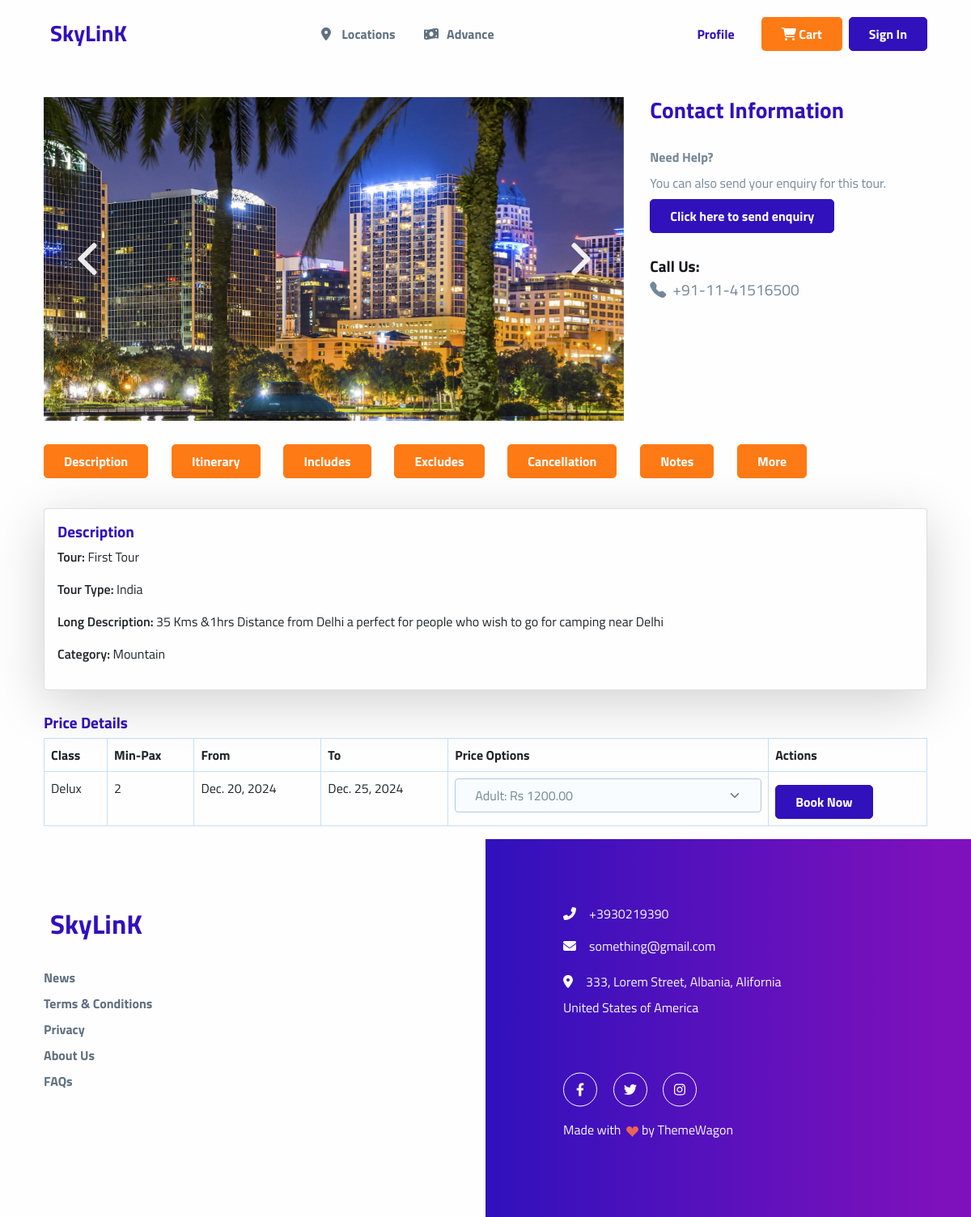
/tour/1/, run on the app's committed database.
### travel/models.py (models this page shows, shortened)
class TourPhoto(models.Model):
    tour = models.ForeignKey(
        Tour, on_delete=models.CASCADE, related_name="photos", help_text="Related tour for the photo.")
    image = models.ImageField(upload_to="tour_photos/",
                              help_text="Upload tour photo.")

class CustomField(models.Model):
    tour_detail = models.ForeignKey(
        TourDetail, on_delete=models.CASCADE, related_name="custom_fields")
    label = models.CharField(max_length=255)
    value = models.TextField(null=True, blank=True)

class Tour(models.Model):
    code = models.CharField(max_length=50, unique=True,
                            default=uuid.uuid4, help_text="Unique code for the tour.")
    tour_type = models.ForeignKey(
        TourType, on_delete=models.CASCADE, related_name="tours", help_text="Type of the tour.")
    short_description = models.CharField(
        max_length=255, help_text="Short title or description of the tour.")
    type = models.ForeignKey(TourTypeOption, on_delete=models.CASCADE,
                             related_name="tours", help_text="Tour type option.")
    long_description = models.TextField(
        help_text="Detailed description of the tour.")
    category = models.ForeignKey(TourCategory, on_delete=models.CASCADE,
                                 related_name="tours", help_text="Category of the tour.")
    number_of_nights = models.PositiveIntegerField(
        help_text="Number of nights for the tour.")
    number_of_days = models.PositiveIntegerField(
        help_text="Number of days for the tour.")
    currency = models.ForeignKey(Currency, on_delete=models.CASCADE,
                                 related_name="tours", help_text="Currency for pricing.")
    departure_city = models.CharField(
        max_length=100, help_text="City of departure.")
    feature = models.BooleanField(
        default=False, help_text="Mark as a featured tour.")
    new_arrival = models.BooleanField(
        default=False, help_text="Mark as a new arrival.")
    clearance_sale = models.BooleanField(
        default=False, help_text="Mark as a clearance sale.")
    active = models.BooleanField(default=True, help_text="Is the tour active?")

class TourType(models.Model):
    name = models.CharField(max_length=100, unique=True,
                            help_text="Name of the tour type (e.g., India, International).")

class TourCategory(models.Model):
    name = models.CharField(max_length=100, unique=True,
                            help_text="Name of the tour category.")

class Price(models.Model):
    tour = models.ForeignKey(Tour, on_delete=models.CASCADE,
                             related_name="prices", help_text="Related tour.")
    t_class = models.ForeignKey(T_class, on_delete=models.CASCADE,
                                related_name="tours", help_text=" name of the t-class")
    adult_price = models.DecimalField(
        max_digits=10, decimal_places=2, help_text="Price for adults.")
    twin_sharing_price = models.DecimalField(
        max_digits=10, decimal_places=2, help_text="Price for twin sharing.")
    extra_adult_price = models.DecimalField(
        max_digits=10, decimal_places=2, help_text="Price for extra adults.")
    infant_price = models.DecimalField(
        max_digits=10, decimal_places=2, help_text="Price for infants.")
    child_price = models.DecimalField(
        max_digits=10, decimal_places=2, help_text="Price for children.")
    no_of_pax = models.PositiveIntegerField(help_text="Number of passengers.")
    validity_date_from = models.DateField(help_text="Validity start date.")
    validity_date_to = models.DateField(help_text="Validity end date.")
    active = models.BooleanField(
        default=True, help_text="Is the price active?")

class T_class(models.Model):
    name = models.CharField(
        max_length=100, help_text="Name of the t=class")

### travel/views.py (the view, shortened to what this page needs)
# urls.py: path('tour/<int:pk>/', views.view_tour, name='view_tour'),
def view_tour(request, pk):
    tour = get_object_or_404(Tour, pk=pk)
    return render(request, 'tour-home/tour_detail.html', {'tour': tour})

### travel/context_processors.py (called while the page is built)
def cart_items_count(request):
    if request.user.is_authenticated:
        cart, _ = Cart.objects.get_or_create(user=request.user)
    else:
        session_key = request.session.session_key
        if not session_key:
            request.session.create()
            session_key = request.session.session_key
        cart, _ = Cart.objects.get_or_create(
            session_key=session_key, user=None)
    return {'cart_items_count': cart.items.count()}

### travel/templates/tour-home/tour_detail.html (shortened to what this page needs)
{% extends "base.html" %}
{% load custom_filters %}
{% block content %}
<div class="container mt-8">
    <div class="row">
        <div class="col-md-8">
            <div id="tourCarousel" class="carousel slide" data-bs-ride="carousel">
                <div class="carousel-inner">
                    {% for photo in tour.photos.all %}
                    <div class="carousel-item {% if forloop.first %}active{% endif %}">
                        <img src="{{ photo.image.url }}" class="d-block w-100" style="height: 400px; object-fit: cover;" alt="Tour Photo">
                    </div>
                    {% endfor %}
                </div>
                <button class="carousel-control-prev" type="button" data-bs-target="#tourCarousel" data-bs-slide="prev">
                    <span class="carousel-control-prev-icon" aria-hidden="true"></span>
                </button>
                <button class="carousel-control-next" type="button" data-bs-target="#tourCarousel" data-bs-slide="next">
                    <span class="carousel-control-next-icon" aria-hidden="true"></span>
                </button>
            </div>
        </div>
        <div class="col-md-4">
            <h3 class="fw-bold mb-4 text-primary">Contact Information</h3>
            <ul class="list-unstyled">
                <li class="fw-bold mb-2">Need Help?</li>
                <li class="mb-2">You can also send your enquiry for this tour.</li>
                <li><button  type="button" class="btn btn-primary" data-bs-toggle="modal" data-bs-target="#inquiryModal-{{ tour.id }}">Click here to send enquiry</button></li>
                <li class="mt-4">
                    <h5 class="mb-1">Call Us:</h5>
                    <div class="d-flex align-items-center">
                        <i class="bi bi-telephone-fill me-2" style="font-size: 20px;"></i> <span class="fs-1">+91-11-41516500</span>
                    </div>
                </li>
            </ul>
        </div>
    </div>
    <div class="tour-details d-flex flex-wrap mt-4 mb-4">
        <p class="me-4 mb-2">
            <strong style="    color: #FFFEFE;
            background-color: #FE7A15;
            border-color: #FE7A15;
        " class="btn toggle-content" data-target="description">Description</strong>
        </p>
        <p class="me-4 mb-2">
            <strong style="    color: #FFFEFE;
            background-color: #FE7A15;
            border-color: #FE7A15;
        " class="btn toggle-content" data-target="itinerary">Itinerary</strong>
        </p>
        <p class="me-4 mb-2">
            <strong style="    color: #FFFEFE;
            background-color: #FE7A15;
            border-color: #FE7A15;
        " class="btn  toggle-content" data-target="includes">Includes</strong>
        </p>
        <p class="me-4 mb-2">
            <strong style="    color: #FFFEFE;
            background-color: #FE7A15;
            border-color: #FE7A15;
        " class="btn  toggle-content" data-target="excludes">Excludes</strong>
        </p>
        <p class="me-4 mb-2">
            <strong style="    color: #FFFEFE;
            background-color: #FE7A15;
            border-color: #FE7A15;
        " class="btn  toggle-content" data-target="cancellation-policy">Cancellation</strong>
        </p>
        <p class="me-4 mb-2">
            <strong style="    color: #FFFEFE;
            background-color: #FE7A15;
            border-color: #FE7A15;
        " class="btn toggle-content" data-target="notes">Notes</strong>
        </p>
        {% if tour.details.custom_fields.all %}
            {% for custom_field in tour.details.custom_fields.all %}
                <p class="me-4 mb-2">
                    <strong style="    color: #FFFEFE;
                    background-color: #FE7A15;
                    border-color: #FE7A15;
                " class="btn  toggle-content" data-target="custom-field-{{ forloop.counter }}">{{ custom_field.label }}</strong>
                </p>
            {% endfor %}
        {% endif %}
    </div>
    <div id="description" class="tour-details-content" style="display:block;">
        <div class="card shadow-lg mb-3">
            <div class="card-body">
                <h5 class="card-title text-primary">Description</h5>
                <p><strong>Tour:</strong> {{ tour.short_description}}</p>
                <p><strong>Tour Type:</strong> {{ tour.tour_type.name }}</p>
                <p><strong>Long Description:</strong> {{ tour.long_description }}</p>
                <p><strong>Category:</strong> {{ tour.category.name }}</p>
            </div>
        </div>
    </div>
    <div class="mt-4" >
        <h5 class="text-primary">Price Details</h5>
        {% if tour.prices.exists %}
            <table class="table table-bordered">
                <thead class="thead-light">
                    <tr style="color: black;">
                        <th>Class</th>
                        <th>Min-Pax</th>
                        <th>From</th>
                        <th>To</th>
                        <th>Price Options</th>
                        <th>Actions</th>
                    </tr>
                </thead>
                <tbody>
                    {% for price in tour.prices.all %}
                        <tr style="color: black;">
                            <td >{{ price.t_class.name }}</td>
                            <td>{{ price.no_of_pax }}</td>
                            <td>{{ price.validity_date_from }}</td>
                            <td>{{ price.validity_date_to }}</td>
                            <td>
                                <select class="form-select" name="price_option" form="form_{{ price.id }}">
                                    <option value="adult_price" >Adult: Rs {{ price.adult_price }}</option>
                                </select>
                            </td>
                            <td>
                                <form id="form_{{ price.id }}" method="post" action="{% url 'add_to_cart' tour.id %}">
                                    <button type="submit" class="btn btn-primary mt-2">Book Now</button>
                                </form>
                            </td>
                        </tr>
                    {% endfor %}
                </tbody>
            </table>
        {% else %}
            <p>No price details available for this tour.</p>
        {% endif %}
    </div>
</div>
{% endblock %}

### data on the page
TourPhoto: image (picture)
CustomField: label "More"
Tour: short_description "First Tour", tour_type.name "India", long_description "35 Kms &1hrs Distance from Delhi a perfect for people who wish to go for camping near Delhi", category.name "Mountain"
Price: t_class.name "Delux", no_of_pax "2", validity_date_from "Dec. 20, 2024", validity_date_to "Dec. 25, 2024", price_option "Adult: Rs 1200.00"
